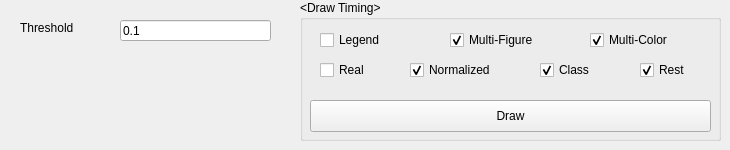
       <widget class="QWidget" name="tab_20">
        <attribute name="title">
         <string>Dynamic</string>
        </attribute>
        <widget class="QLabel" name="label_39">
         <property name="geometry">
          <rect>
           <x>20</x>
           <y>20</y>
           <width>101</width>
           <height>16</height>
          </rect>
         </property>
         <property name="text">
          <string>Threshold</string>
         </property>
        </widget>
        <widget class="QLineEdit" name="txtDIThreshold">
         <property name="geometry">
          <rect>
           <x>120</x>
           <y>20</y>
           <width>151</width>
           <height>21</height>
          </rect>
         </property>
         <property name="text">
          <string>0.1</string>
         </property>
        </widget>
        <widget class="QGroupBox" name="groupBox">
         <property name="geometry">
          <rect>
           <x>300</x>
           <y>0</y>
           <width>421</width>
           <height>141</height>
          </rect>
         </property>
         <property name="title">
          <string>&lt;Draw Timing&gt;</string>
         </property>
         <widget class="QPushButton" name="btnDIDraw">
          <property name="geometry">
           <rect>
            <x>10</x>
            <y>100</y>
            <width>401</width>
            <height>32</height>
           </rect>
          </property>
          <property name="text">
           <string>Draw</string>
          </property>
         </widget>
         <widget class="QCheckBox" name="cbDILegend">
          <property name="geometry">
           <rect>
            <x>20</x>
            <y>30</y>
            <width>121</width>
            <height>20</height>
           </rect>
          </property>
          <property name="text">
           <string>Legend</string>
          </property>
         </widget>
         <widget class="QCheckBox" name="cbDIDraw">
          <property name="geometry">
           <rect>
            <x>150</x>
            <y>30</y>
            <width>141</width>
            <height>20</height>
           </rect>
          </property>
          <property name="text">
           <string>Multi-Figure</string>
          </property>
          <property name="checked">
           <bool>true</bool>
          </property>
         </widget>
         <widget class="QCheckBox" name="cbDIColor">
          <property name="geometry">
           <rect>
            <x>290</x>
            <y>30</y>
            <width>121</width>
            <height>20</height>
           </rect>
          </property>
          <property name="text">
           <string>Multi-Color</string>
          </property>
          <property name="checked">
           <bool>true</bool>
          </property>
         </widget>
         <widget class="QCheckBox" name="cbDIReal">
          <property name="geometry">
           <rect>
            <x>20</x>
            <y>60</y>
            <width>81</width>
            <height>20</height>
           </rect>
          </property>
          <property name="text">
           <string>Real</string>
          </property>
         </widget>
         <widget class="QCheckBox" name="cbDINorm">
          <property name="geometry">
           <rect>
            <x>110</x>
            <y>60</y>
            <width>121</width>
            <height>20</height>
           </rect>
          </property>
          <property name="text">
           <string>Normalized</string>
          </property>
          <property name="checked">
           <bool>true</bool>
          </property>
         </widget>
         <widget class="QCheckBox" name="cbDIClass">
          <property name="geometry">
           <rect>
            <x>240</x>
            <y>60</y>
            <width>101</width>
            <height>20</height>
           </rect>
          </property>
          <property name="text">
           <string>Class</string>
          </property>
          <property name="checked">
           <bool>true</bool>
          </property>
         </widget>
         <widget class="QCheckBox" name="cbDIRest">
          <property name="geometry">
           <rect>
            <x>340</x>
            <y>60</y>
            <width>81</width>
            <height>20</height>
           </rect>
          </property>
          <property name="text">
           <string>Rest </string>
          </property>
          <property name="checked">
           <bool>true</bool>
          </property>
         </widget>
        </widget>
       </widget>
